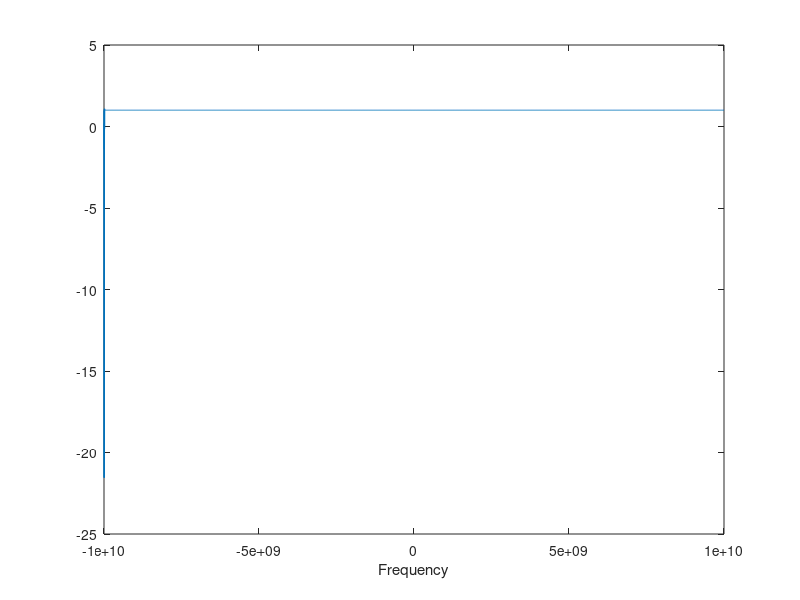

This chart was generated by the following MATLAB code: (Note: this script raises an error after producing the figure.)
Bw = 1e6; %Bandwidth of the lowpass filter
F0 = 1.5e6;%Bandpass filter's center frequency
Fc = 0.5*Bw;%cutoff frequency of the initial lowpass filter prototype
%t = 0:1e9;
%x = exp(j*2*pi*F0*t);%input signal 
%y(t)=x(t)*h(t)
%lenFreq = LdF;%Total
%Fs = ? 10 times larger than largest imaginary part of any pole
%Ts = 1/Fs;

[B,A] = ellip(6,2,40,2*pi*Fc,'s');%Matlab's built-in elliptical filter design
                                  % 6thorder, 2 dB passband ripple, 40 db rejection
p = roots(A);%Find roots of output-side polynomial (the poles)
pp = p + 1j*2*pi*F0;%Replicate copies of the poles shifted up and down by the 
                    % %bandpass filter's center frequency       
pn = p -1j*2*pi*F0;
p = [pp; pn];
z = roots(B);%Find roots of input-side polynomial (the zeros)
zp = z + 1j*2*pi*F0;%Replicate copies of the zeros shifted up and down by the 
                    %bandpass filter's center frequency
zn = z -1j*2*pi*F0;
z = [zp; zn]; 

%H = z/p; %H(f)
%don't know how many values we want in frequency array
F_f = linspace(-1e10, 1e10, 10000);
H = ones(1, length(F_f));
% equation 2 in pdf
for freq = F_f
    for num = 1:length(z)
        H(num) = H(num)*(((1j*2*pi*freq)-z(num))/((1j*2*pi*freq)-p(num)));
    end
end

figure(1);
plot(F_f,H);
xlabel('Frequency');

dF = abs(F_f(1)-F_f(2));
L = length(F_f);
lenFreq = L*dF;
F1 = -0.5*Fs:dF:-0.5*Fs+.5*lenFreq*dF;
F2 = 0.5*Fs-.5*lenFreq*dF:dF:0.5*Fs-dF;
Freq = [F1,F2];
%Freq = [-0.5*Fs (-0.5Fs + dF) (-0.5Fs + 2dF) (-0.5Fs + .5*lenFreq*dF) (0.5*Fs - .5*lenFreq*dF) (0.5*Fs - 2*dF) (0.5*Fs - dF)]; 
%do inverse fftshift on H
H_ = fftshift(H);
h_ = infft(H'); %do inverse fft
h = Fs.*h_; %multiply result by Fs; result = h(t)
h_real = real(h); %take real part of h(t)

t_u = (-5:0.01:5)';% ' is very important to unit step function
impulse = t_u==0;
unitstep = t_u>=0;
%ramp = t_u.*unitstep;
%quad = t_u.^2.*unitstep;
x = exp(j*2*pi*F0*t_u);%F0 here needs to be a different variable
x_u = x.*unitstep;
figure(2);
%plot(t_u,[impulse unitstep ramp quad]);
subplot(2,1,1);
plot(t_u,real(x_u));
subplot(2,1,2);
plot(t_u,imag(x_u));
